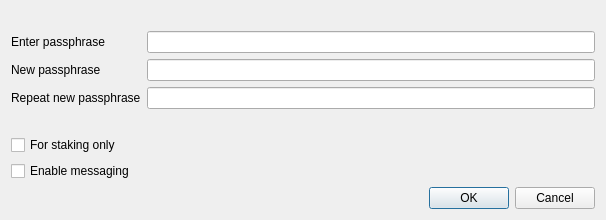
<?xml version="1.0" encoding="UTF-8"?>
<ui version="4.0">
 <class>AskPassphraseDialog</class>
 <widget class="QDialog" name="AskPassphraseDialog">
  <property name="geometry">
   <rect>
    <x>0</x>
    <y>0</y>
    <width>606</width>
    <height>209</height>
   </rect>
  </property>
  <property name="sizePolicy">
   <sizepolicy hsizetype="Preferred" vsizetype="Minimum">
    <horstretch>0</horstretch>
    <verstretch>0</verstretch>
   </sizepolicy>
  </property>
  <property name="minimumSize">
   <size>
    <width>550</width>
    <height>0</height>
   </size>
  </property>
  <property name="windowTitle">
   <string>Passphrase Dialog</string>
  </property>
  <layout class="QVBoxLayout" name="verticalLayout">
   <item>
    <widget class="QLabel" name="warningLabel">
     <property name="textFormat">
      <enum>Qt::RichText</enum>
     </property>
     <property name="wordWrap">
      <bool>true</bool>
     </property>
    </widget>
   </item>
   <item>
    <layout class="QFormLayout" name="formLayout">
     <property name="fieldGrowthPolicy">
      <enum>QFormLayout::AllNonFixedFieldsGrow</enum>
     </property>
     <item row="0" column="0">
      <widget class="QLabel" name="passLabel1">
       <property name="text">
        <string>Enter passphrase</string>
       </property>
      </widget>
     </item>
     <item row="0" column="1">
      <widget class="QLineEdit" name="passEdit1">
       <property name="echoMode">
        <enum>QLineEdit::Password</enum>
       </property>
      </widget>
     </item>
     <item row="1" column="0">
      <widget class="QLabel" name="passLabel2">
       <property name="text">
        <string>New passphrase</string>
       </property>
      </widget>
     </item>
     <item row="1" column="1">
      <widget class="QLineEdit" name="passEdit2">
       <property name="echoMode">
        <enum>QLineEdit::Password</enum>
       </property>
      </widget>
     </item>
     <item row="2" column="0">
      <widget class="QLabel" name="passLabel3">
       <property name="text">
        <string>Repeat new passphrase</string>
       </property>
      </widget>
     </item>
     <item row="2" column="1">
      <widget class="QLineEdit" name="passEdit3">
       <property name="echoMode">
        <enum>QLineEdit::Password</enum>
       </property>
      </widget>
     </item>
     <item row="3" column="1">
      <widget class="QLabel" name="capsLabel">
       <property name="font">
        <font>
         <weight>75</weight>
         <bold>true</bold>
        </font>
       </property>
       <property name="text">
        <string/>
       </property>
       <property name="alignment">
        <set>Qt::AlignCenter</set>
       </property>
      </widget>
     </item>
     <item row="4" column="0">
      <widget class="QCheckBox" name="stakingCheckBox">
       <property name="enabled">
        <bool>true</bool>
       </property>
       <property name="visible">
        <bool>false</bool>
       </property>
       <property name="toolTip">
        <string>Serves to disable the trivial sendmoney when OS account compromised. Provides no real security.</string>
       </property>
       <property name="text">
        <string>For staking only</string>
       </property>
      </widget>
     </item>
	 <item row="5" column="0">
      <widget class="QCheckBox" name="messagingCheckBox">
       <property name="enabled">
        <bool>true</bool>
       </property>
       <property name="toolTip">
        <string>Serves to disable the trivial sendmoney when OS account compromised. Provides no real security.</string>
       </property>
       <property name="text">
        <string>Enable messaging</string>
       </property>
       <property name="visible">
        <bool>false</bool>
       </property>
      </widget>
     </item>
    </layout>
   </item>
   <item>
    <widget class="QDialogButtonBox" name="buttonBox">
     <property name="orientation">
      <enum>Qt::Horizontal</enum>
     </property>
     <property name="standardButtons">
      <set>QDialogButtonBox::Cancel|QDialogButtonBox::Ok</set>
     </property>
    </widget>
   </item>
  </layout>
 </widget>
 <resources/>
 <connections>
  <connection>
   <sender>buttonBox</sender>
   <signal>accepted()</signal>
   <receiver>AskPassphraseDialog</receiver>
   <slot>accept()</slot>
   <hints>
    <hint type="sourcelabel">
     <x>248</x>
     <y>254</y>
    </hint>
    <hint type="destinationlabel">
     <x>157</x>
     <y>274</y>
    </hint>
   </hints>
  </connection>
  <connection>
   <sender>buttonBox</sender>
   <signal>rejected()</signal>
   <receiver>AskPassphraseDialog</receiver>
   <slot>reject()</slot>
   <hints>
    <hint type="sourcelabel">
     <x>316</x>
     <y>260</y>
    </hint>
    <hint type="destinationlabel">
     <x>286</x>
     <y>274</y>
    </hint>
   </hints>
  </connection>
 </connections>
</ui>
